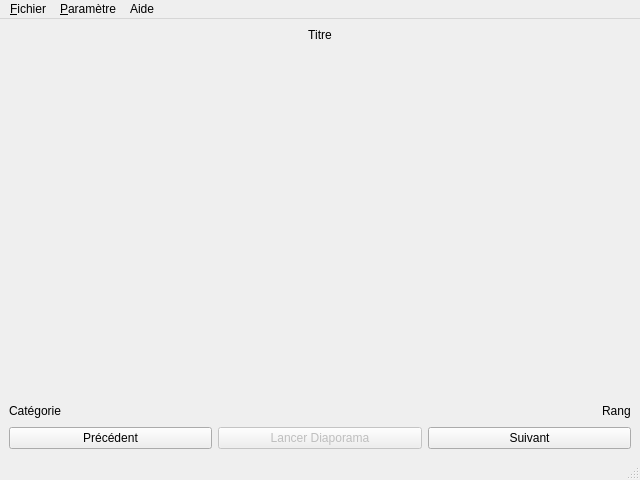
<?xml version="1.0" encoding="UTF-8"?>
<ui version="4.0">
 <class>LecteurVue</class>
 <widget class="QMainWindow" name="LecteurVue">
  <property name="geometry">
   <rect>
    <x>0</x>
    <y>0</y>
    <width>640</width>
    <height>480</height>
   </rect>
  </property>
  <property name="windowTitle">
   <string>Mon Application</string>
  </property>
  <widget class="QWidget" name="centralwidget">
   <layout class="QVBoxLayout" name="verticalLayout">
    <item>
     <widget class="QLabel" name="lTitre">
      <property name="text">
       <string>Titre</string>
      </property>
      <property name="alignment">
       <set>Qt::AlignHCenter</set>
      </property>
     </widget>
    </item>
    <item>
     <widget class="QLabel" name="image">
      <property name="enabled">
       <bool>true</bool>
      </property>
      <property name="sizePolicy">
       <sizepolicy hsizetype="Ignored" vsizetype="Ignored">
        <horstretch>0</horstretch>
        <verstretch>1</verstretch>
       </sizepolicy>
      </property>
      <property name="text">
       <string/>
      </property>
      <property name="scaledContents">
       <bool>true</bool>
      </property>
      <property name="alignment">
       <set>Qt::AlignCenter</set>
      </property>
     </widget>
    </item>
    <item>
     <layout class="QHBoxLayout" name="horizontalLayout_2">
      <item>
       <widget class="QLabel" name="lCategorie">
        <property name="text">
         <string>Catégorie</string>
        </property>
       </widget>
      </item>
      <item>
       <spacer name="horizontalSpacer">
        <property name="orientation">
         <enum>Qt::Horizontal</enum>
        </property>
        <property name="sizeHint" stdset="0">
         <size>
          <width>0</width>
          <height>20</height>
         </size>
        </property>
       </spacer>
      </item>
      <item>
       <widget class="QLabel" name="lRang">
        <property name="text">
         <string>Rang</string>
        </property>
       </widget>
      </item>
     </layout>
    </item>
    <item>
     <layout class="QHBoxLayout" name="horizontalLayout">
      <item>
       <widget class="QPushButton" name="pbPrecedent">
        <property name="text">
         <string>Précédent</string>
        </property>
       </widget>
      </item>
      <item>
       <widget class="QPushButton" name="pbToggleAuto">
        <property name="enabled">
         <bool>false</bool>
        </property>
        <property name="text">
         <string>Lancer Diaporama</string>
        </property>
       </widget>
      </item>
      <item>
       <widget class="QPushButton" name="pbSuivant">
        <property name="text">
         <string>Suivant</string>
        </property>
       </widget>
      </item>
     </layout>
    </item>
   </layout>
  </widget>
  <widget class="QMenuBar" name="menubar">
   <property name="geometry">
    <rect>
     <x>0</x>
     <y>0</y>
     <width>640</width>
     <height>36</height>
    </rect>
   </property>
   <widget class="QMenu" name="menu_Fichier">
    <property name="title">
     <string>&amp;Fichier</string>
    </property>
    <addaction name="actionSortir"/>
   </widget>
   <widget class="QMenu" name="menuParam_tre">
    <property name="title">
     <string>&amp;Paramètre</string>
    </property>
    <addaction name="actionChanger_diaporama"/>
    <addaction name="actionEnlever_diaporama"/>
    <addaction name="actionVitesse"/>
   </widget>
   <widget class="QMenu" name="menuAide">
    <property name="title">
     <string>Aide</string>
    </property>
    <addaction name="action_propos_de"/>
   </widget>
   <addaction name="menu_Fichier"/>
   <addaction name="menuParam_tre"/>
   <addaction name="menuAide"/>
  </widget>
  <widget class="QStatusBar" name="statusbar"/>
  <action name="action_quitter">
   <property name="text">
    <string>Sortir</string>
   </property>
   <property name="shortcut">
    <string>Ctrl+Q</string>
   </property>
  </action>
  <action name="action_changer_diaporama">
   <property name="text">
    <string>Changer diaporama</string>
   </property>
   <property name="shortcut">
    <string>Ctrl+R</string>
   </property>
  </action>
  <action name="action_enlever_diaporama">
   <property name="text">
    <string>Enlever diaporama</string>
   </property>
   <property name="shortcut">
    <string>Ctrl+D</string>
   </property>
  </action>
  <action name="action_vitesse_defilement">
   <property name="text">
    <string>Vitesse de défilement</string>
   </property>
   <property name="shortcut">
    <string>Ctrl+V</string>
   </property>
  </action>
  <action name="actionSortir">
   <property name="text">
    <string>Sortir</string>
   </property>
   <property name="shortcut">
    <string>Ctrl+Q</string>
   </property>
  </action>
  <action name="actionChanger_diaporama">
   <property name="text">
    <string>Charger diaporama</string>
   </property>
   <property name="shortcut">
    <string>Ctrl+R</string>
   </property>
  </action>
  <action name="actionEnlever_diaporama">
   <property name="text">
    <string>Enlever diaporama</string>
   </property>
   <property name="shortcut">
    <string>Ctrl+D</string>
   </property>
  </action>
  <action name="actionToutes_les_2_secondes">
   <property name="text">
    <string>Toutes les 2 secondes</string>
   </property>
   <property name="shortcut">
    <string>Ctrl+V</string>
   </property>
  </action>
  <action name="action_propos_de">
   <property name="text">
    <string>À propos de...</string>
   </property>
   <property name="shortcut">
    <string>Ctrl+H</string>
   </property>
  </action>
  <action name="actionVitesse">
   <property name="text">
    <string>Vitesse</string>
   </property>
  </action>
 </widget>
 <resources/>
 <connections/>
</ui>
